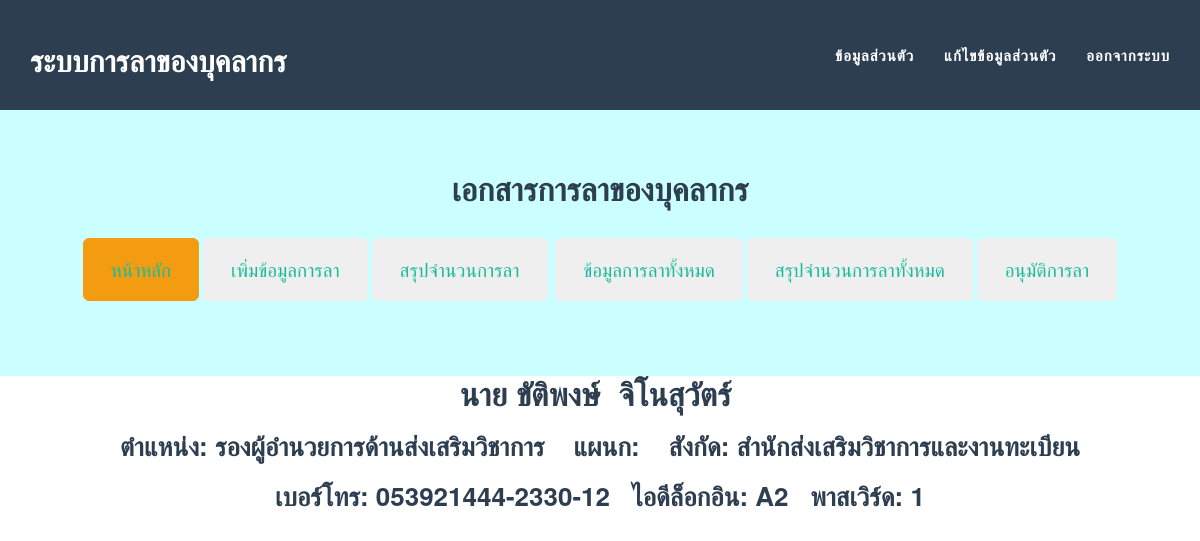
The page /information.php (signed in) on the database as committed earlier.
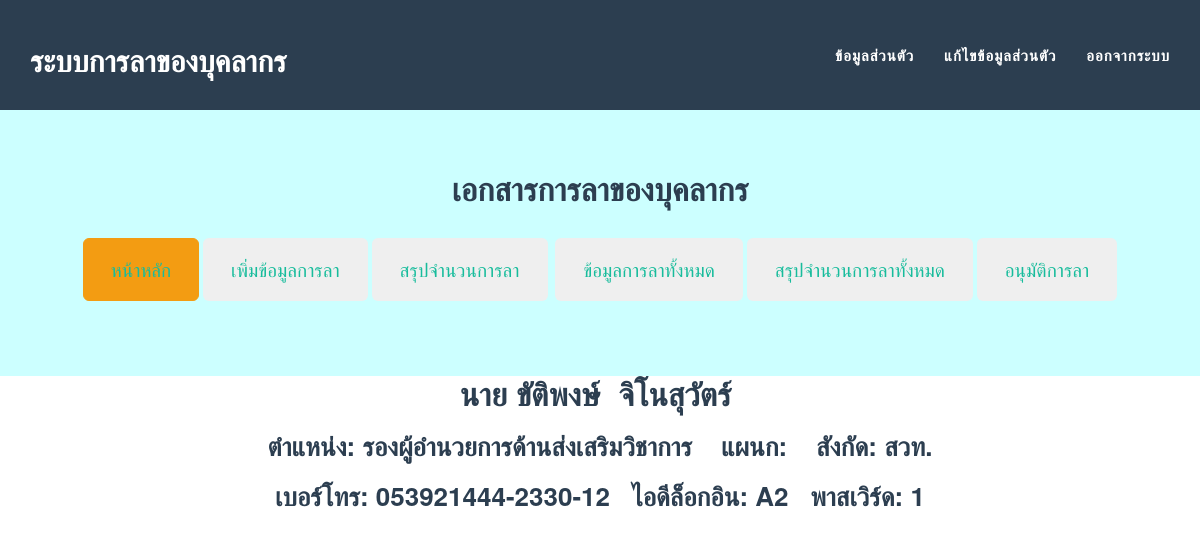
The same page on the database as committed later.
### tables this page shows
CREATE TABLE IF NOT EXISTS `la_personal` (
  `id_personal` int(11) NOT NULL AUTO_INCREMENT,
  `id_prefix` int(11) DEFAULT NULL,
  `username` varchar(50) DEFAULT NULL,
  `password` int(11) DEFAULT NULL,
  `fname` varchar(255) DEFAULT NULL,
  `lname` varchar(255) DEFAULT NULL,
  `id_position` int(11) DEFAULT NULL,
  `id_subdepart` int(11) DEFAULT NULL,
  `id_departmaent` int(11) DEFAULT NULL,
  `id_boss` int(11) DEFAULT NULL,
  `tel` varchar(255) DEFAULT NULL,
  `permission` int(5) NOT NULL,
  PRIMARY KEY (`id_personal`)
);

CREATE TABLE IF NOT EXISTS `la_department` (
  `id_department` int(11) NOT NULL DEFAULT '0',
  `namedepartment` varchar(255) DEFAULT NULL,
  PRIMARY KEY (`id_department`)
);

CREATE TABLE IF NOT EXISTS `la_prefix` (
  `id_prefix` int(11) NOT NULL DEFAULT '0',
  `nameprefix` varchar(255) DEFAULT NULL,
  PRIMARY KEY (`id_prefix`)
);

CREATE TABLE IF NOT EXISTS `la_position` (
  `id_position` int(11) NOT NULL DEFAULT '0',
  `nameposition` varchar(255) DEFAULT NULL,
  PRIMARY KEY (`id_position`)
);

### config.php (called while the page is built, shortened)
<?php
function db()
{
	return $GLOBALS['mysqli'];
}
?>

### information.php (the view, shortened to what this page needs)
<?php
include 'config.php';
?>
<!DOCTYPE html>
<html lang="en">
	<head>
	<link href="css/bootstrap.min.css" rel="stylesheet">
	<link href="css/freelancer.css" rel="stylesheet">
	<link href="font-awesome/css/font-awesome.min.css" rel="stylesheet" type="text/css">
</head>
<body id="page-top" class="index">
	<?php include 'menu.php';?>
    <?php
$query = db()->query('SELECT id_personal,id_prefix,fname,lname,id_position,id_subdepart,id_departmaent,tel,username,password FROM la_personal where id_personal="'.$_SESSION['iduser'].'"');
while(list($id_personal,$id_prefix,$fname,$lname,$id_position,$id_subdepart,$id_departmaent,$tel,$username,$password) = $query->fetch_row())
{
?>
<tr>
		<center><h2><td><?php
$query = db()->query('SELECT * from la_prefix where id_prefix="'.$id_prefix.'"');
$row = $query->fetch_assoc();
  echo $row ['nameprefix'];?>
    </td>
		<td><?php echo $fname;?></td>&nbsp;
        <td><?php echo $lname;?></td>&nbsp;</h2></center>
<center><h3>ตำแหน่ง:
    <td><?php
$query = db()->query('SELECT * from la_position where id_position="'.$id_position.'"');
$row = $query->fetch_assoc();
  echo $row ['nameposition'];?>
    </td>&nbsp;&nbsp;
แผนก:
     <td><?php
$query = db()->query('SELECT * from la_subdepart where id_subdepart="'.$id_subdepart.'"');
  echo $row ['namesubdepart'];?>
    </td>&nbsp;&nbsp;
สังกัด:
    <td><?php
$query = db()->query('SELECT * from la_department where id_department="'.$id_departmaent.'"');
$row = $query->fetch_assoc();
  echo $row ['namedepartment'];?>
    </td></center></h3>
<center><h3>เบอร์โทร:
    <td><?php
  echo $tel;?>
    </td>&nbsp;
ไอดีล็อกอิน:
     <td><?php
  echo $username;?>
    </td>&nbsp;
พาสเวิร์ด:
       <td><?php
  echo $password;?>
    </td></h3></center>
		</tr>
<?php
}
?>
    </body>
</html>

Rows that differ between the two databases and show on the page:
changed la_personal "ขัติพงษ์": la_department.namedepartment "สำนักส่งเสริมวิชาการและงานทะเบียน" → "สวท."
